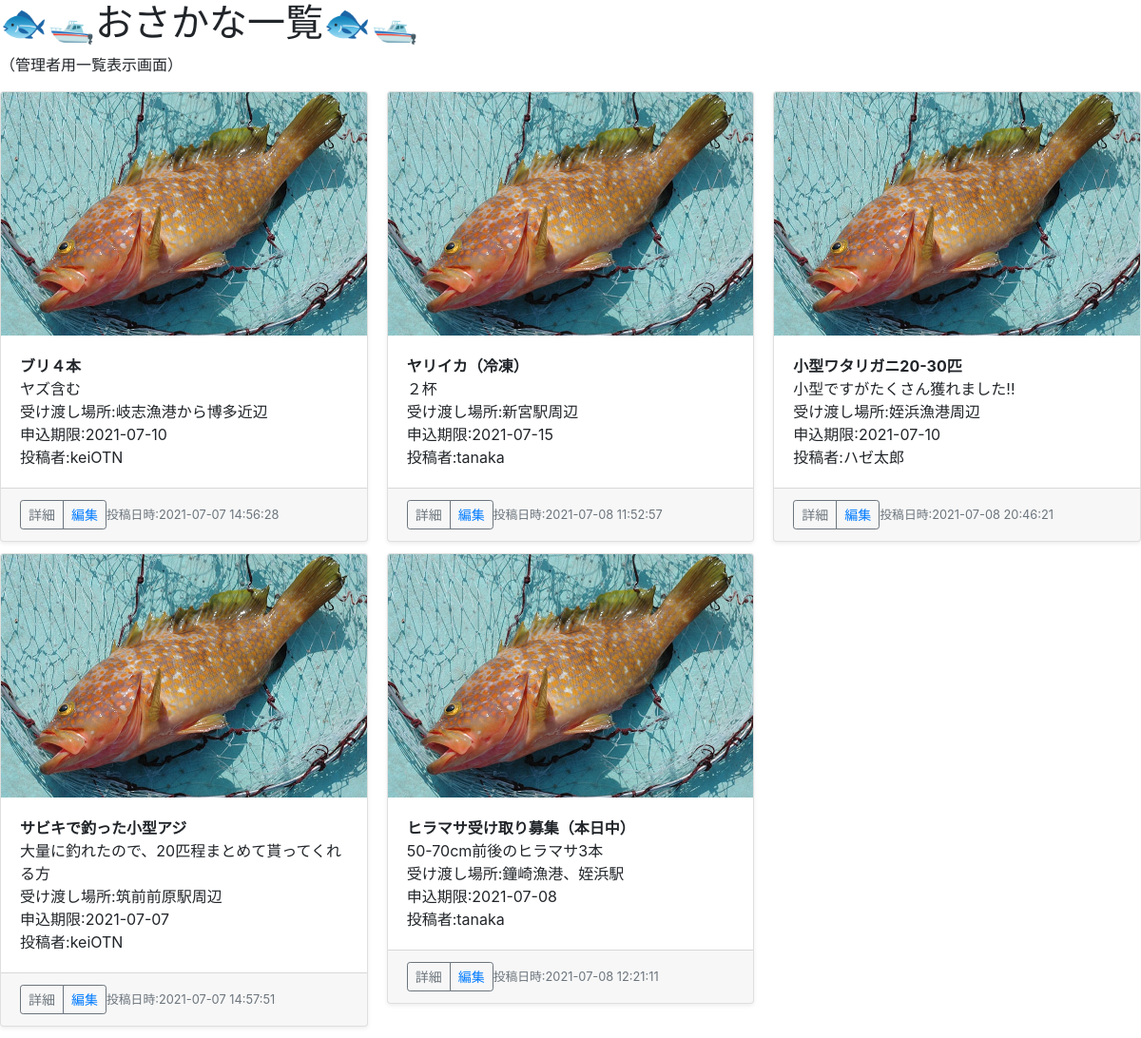
The app's page /give/give_read.php, older data.
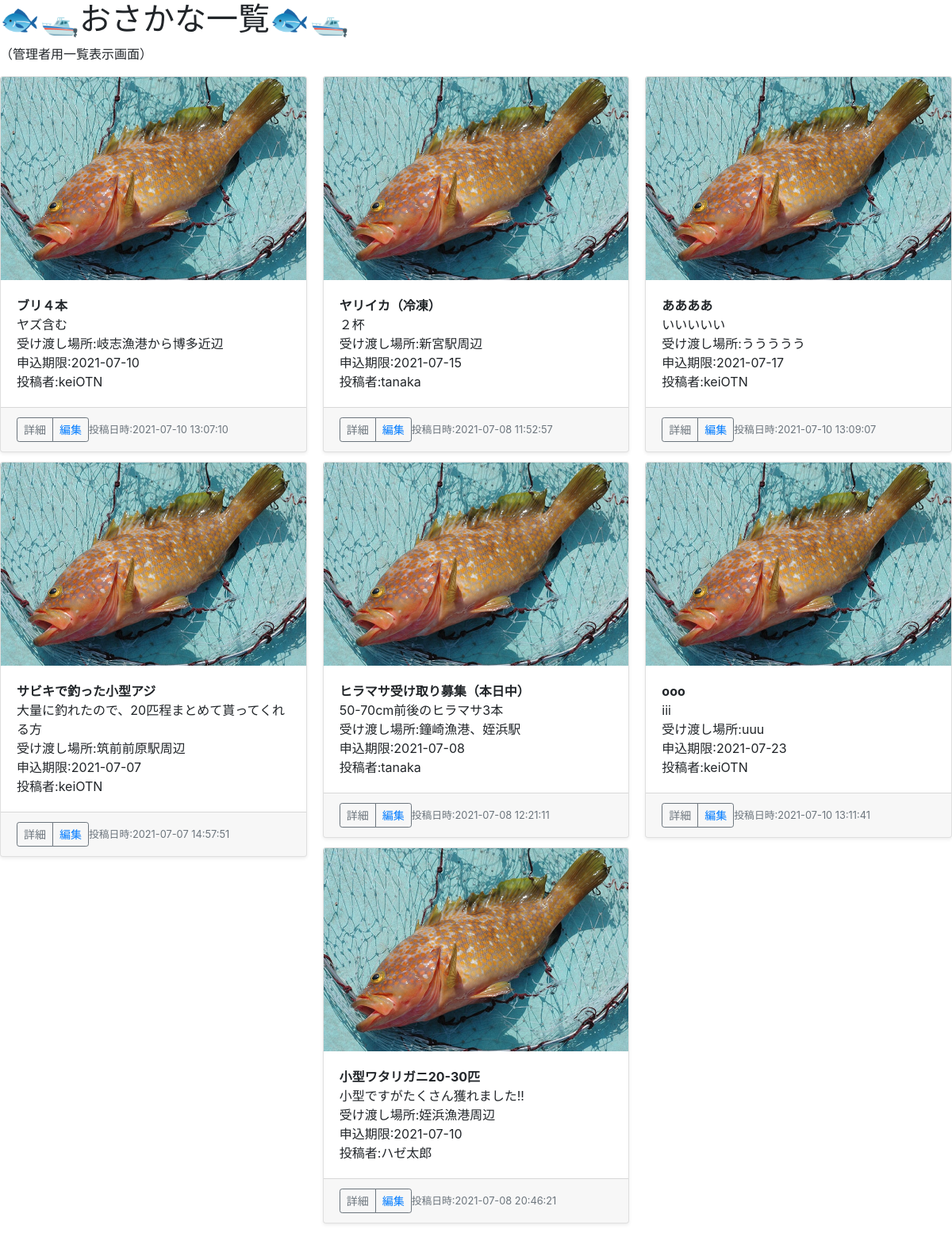
The same page, newer data.
### tables this page shows
CREATE TABLE `fish_list` (
  `id` int(12) NOT NULL,
  `title` varchar(128) NOT NULL,
  `detail` varchar(500) NOT NULL,
  `place` varchar(126) NOT NULL,
  `deadline` date NOT NULL,
  `created_at` datetime NOT NULL,
  `updated_at` datetime NOT NULL,
  `created_user_id` int(128) NOT NULL
);

CREATE TABLE `users_table` (
  `id` int(12) NOT NULL,
  `username` varchar(128) NOT NULL,
  `email` varchar(128) NOT NULL,
  `password` varchar(128) NOT NULL,
  `is_admin` int(1) DEFAULT 0,
  `is_deleted` int(1) DEFAULT 0,
  `created_at` datetime NOT NULL,
  `updated_at` datetime NOT NULL
);

### give/give_read.php (the view, shortened to what this page needs)
<?php
$pdo = connect_to_db();
$sql = 'SELECT fish_list.*, username FROM fish_list LEFT OUTER JOIN users_table ON fish_list.created_user_id = users_table.id';
$stmt = $pdo->prepare($sql);
$status = $stmt->execute();
if ($status == false) {
    $error = $stmt->errorInfo();
    exit('sqlError:' . $error[2]);
} else {
    $result = $stmt->fetchAll(PDO::FETCH_ASSOC);
    $output = "";
    foreach ($result as $record) {
        $output .= "<div class='card shadow-sm'>";
        $output .= "<img class='card-img-top' src='../fish/kijihata.jpeg' alt=''>";
        $output .= "<div class='card-body'><strong>{$record["title"]}</strong><br><p class='card-text'>{$record["detail"]}<br>受け渡し場所:{$record["place"]}<br>申込期限:{$record["deadline"]}<br>投稿者:{$record["username"]}</p></div>";
        $output .= "<div class='card-footer'>";
        $output .= "<div class='btn-group'>";
        $output .= "<button type='button' class='btn btn-sm btn-outline-secondary'>詳細</button>";
        $output .= "<button type='button' class='btn btn-sm btn-outline-secondary'><a href='give_edit.php?id={$record["id"]}'>編集</a></button>";
        $output .= "</div>";
        $output .= "<small class='text-muted'>投稿日時:{$record["updated_at"]}</small>";
        $output .= "</div>";
        $output .= "</div>";
    }
}
?>
<!DOCTYPE html>
<html lang="ja">
<head>
    <link href="../bootstrap.css" rel="stylesheet">
</head>
<body>
    <h1>🐟🛥おさかな一覧🐟🛥</h1>
    <p>（管理者用一覧表示画面）</p>
    <div class="card-columns">
        <?= $output ?>
    </div>
</body>
</html>

Row changes from the older to the newer data that the page shows:
changed fish_list "ブリ４本": updated_at "2021-07-07 14:56:28" → "2021-07-10 13:07:10"
added fish_list: title "ああああ", detail "いいいいい", place "ううううう", deadline "2021-07-17", users_table.username "keiOTN", updated_at "2021-07-10 13:09:07"
added fish_list: title "ooo", detail "iii", place "uuu", deadline "2021-07-23", users_table.username "keiOTN", updated_at "2021-07-10 13:11:41"
